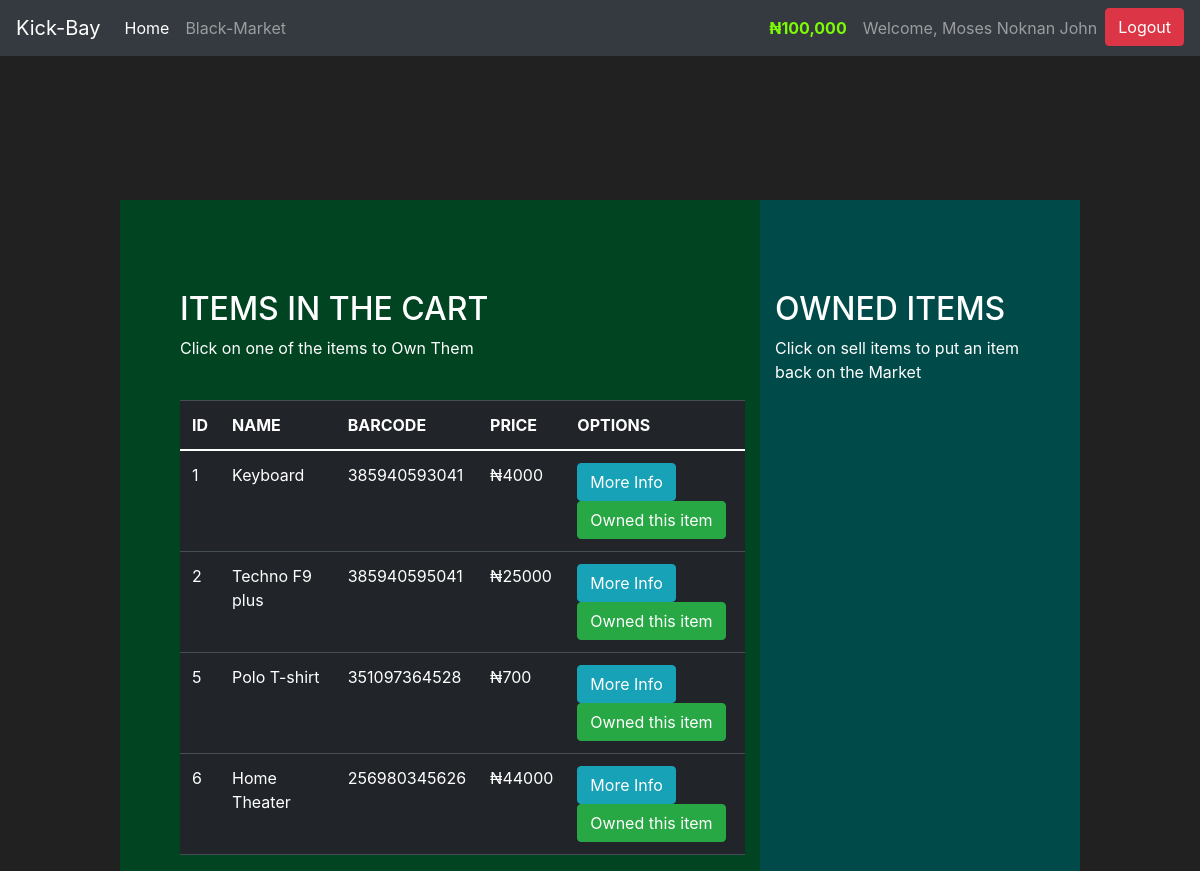
/market (signed in), run on an earlier commit of the app's database.
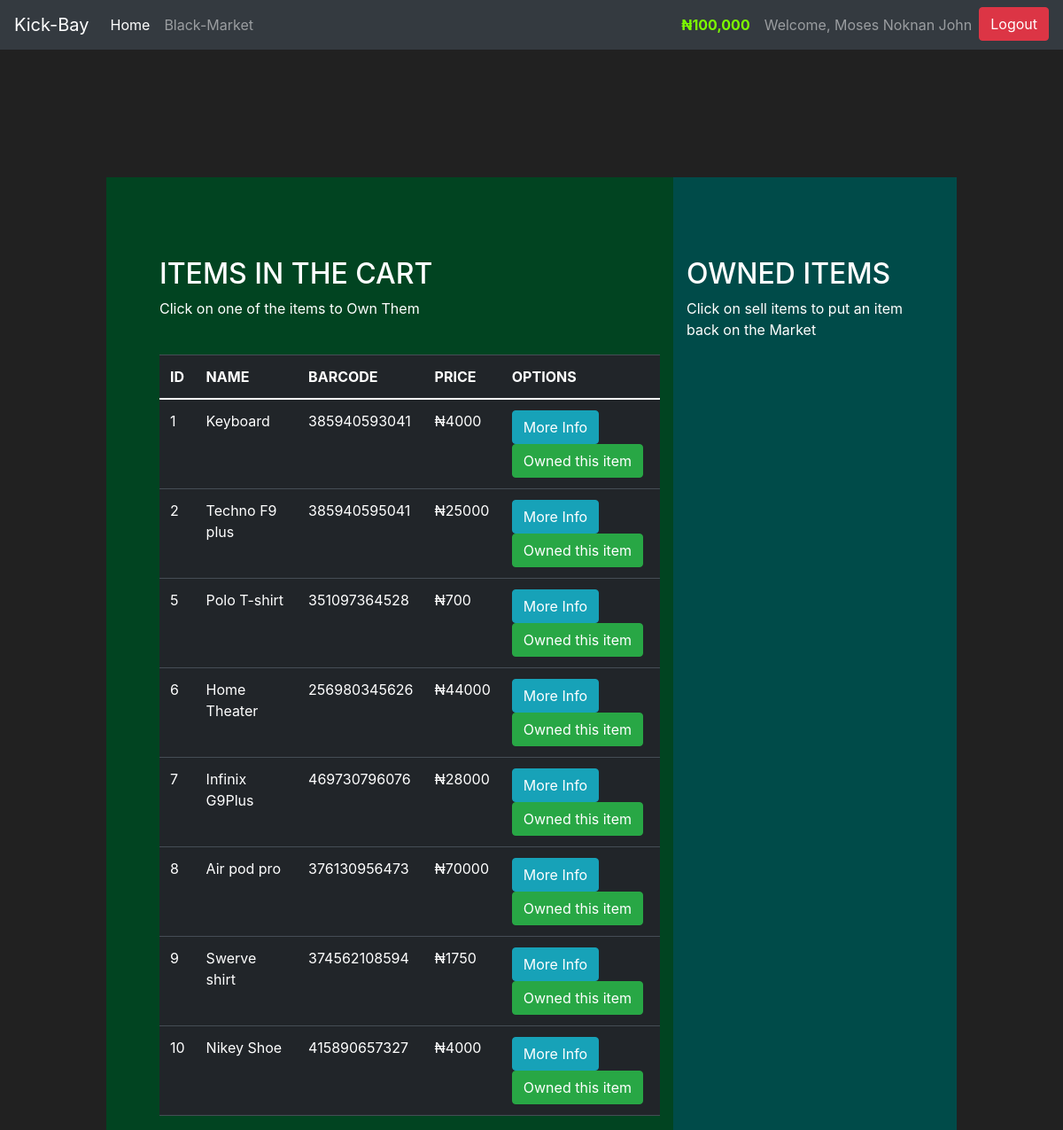
And on a later commit of the database.
### market/model.py (models this page shows, shortened)
class User(db.Model, UserMixin):
    id = db.Column(db.Integer(), primary_key=True)
    user_type = db.Column(db.Enum("1", "2", "3"), nullable=False, default="2")
    username = db.Column(db.String(length=30), nullable=False, unique=True)
    full_name = db.Column(db.String(length=40), nullable=False)
    email_address = db.Column(db.String(length=50), nullable=False, unique=True)
    password_hash = db.Column(db.String(length=60), nullable=False)
    gender = db.Column(db.Enum("Male",  "Female"), nullable=False)
    budget = db.Column(db.Integer(), nullable=False, default=100000)
    items = db.relationship('Item', backref='owned_user', lazy=True)
    @property
    def prettier_budget(self):
        if len(str(self.budget)) >= 4:
            return f'₦{str(self.budget)[:-3]},{str(self.budget)[-3:]}'
        else:
            return f'₦{self.budget}'
    @property
    def password(self):
        return self.password

class Item(db.Model):
    id = db.Column(db.Integer(), primary_key=True)
    name = db.Column(db.String(length=30), nullable=False, unique=True)
    price = db.Column(db.Integer(), nullable=False)
    barcode = db.Column(db.String(length=12), nullable=False, unique=True)
    description = db.Column(db.String(length=1024), nullable=False, unique=True)
    category = db.Column(db.Enum("Clothes", "Phone and Laptop", "Home appliances", "Bags", "Shoes", "Books", "Travelling"), nullable=False)
    color = db.Column(db.Enum("Red", "Blue", "Green", "Yellow", "Pink", "White", "Black", "Purple", "Indigo", "Grey", "Orange"), nullable=False)
    quantity = db.Column(db.Integer(), nullable=False)
    img_path = db.Column(db.String(length=130),  default="image.jpg", unique=True)
    owner = db.Column(db.Integer(), db.ForeignKey("user.id"))

### market/routes.py (the view, shortened to what this page needs)
@app.route('/market', methods=['GET', 'POST'])
@login_required
def market_page():
    purchase_form = PurchaseItemForm()
    selling_form = SellItemForm()
    if request.method == "GET":
        items = Item.query.filter_by(owner=None)
        owned_items = Item.query.filter_by(owner=current_user.id)
        return render_template('market.html', items=items, purchase_form=purchase_form, owned_items=owned_items,
                               selling_form=selling_form)

### market/model.py (called while the page is built)
@login.user_loader
def load_user(user_id):
    return User.query.get(user_id)

### market/templates/market.html (shortened to what this page needs)
{% extends 'base.html' %}
{% block table %}
<div class="row" style="margin-top:200px; margin-left:60px; margin-right:60px; padding-left:60px; padding-right:60px" >
   <div class="col-8" style="background-color:#014421; Padding-top:90px; padding-left:60px">
      <h2>ITEMS IN THE CART</h2>
      <p>Click on one of the items to Own Them</p>
      <br>
      <table class="table table-hover table-dark">
         <thead>
            <tr>
               <th scope="col">ID</th>
               <th scope="col">NAME</th>
               <th scope="col">BARCODE</th>
               <th scope="col">PRICE</th>
               <th scope="col">OPTIONS</th>
            </tr>
         </thead>
         <tbody>
            {% for item in items %}
            <tr>
               <td>{{item.id}}</td>
               <td>{{item.name}}</td>
               <td>{{item.barcode}}</td>
               <td>₦{{item.price}}</td>
               <td>
                  <button class="btn btn-outline btn-info" data-toggle="modal" data-target="#Modal-MoreInfo-{{ item.id }}">More Info</button>
                  <button class="btn btn-outline btn-success" data-toggle="modal" data-target="#Modal-PurchaseConfirm-{{ item.id }}">Owned this item</button>
               </td>
            </tr>
            {% endfor %}
         </tbody>
      </table>
   </div>
   <div class="col-4" style="background-color:#004B49; Padding-top:90px; padding-right:60px">
      <h2>OWNED ITEMS</h2>
      <p>Click on sell items to put an item back on the Market</p>
      <br>
   </div>
</div>
{% endblock %}

### market/templates/base.html (shortened to what this page needs)
<!doctype html>
<html lang="en">
   <head>
      <link href="https://cdn.jsdelivr.net/npm/bootstrap@5.1.0/dist/css/bootstrap.min.css" rel="stylesheet">
      <link href="https://cdn.jsdelivr.net/npm/bootstrap@5.1.0/dist/css/bootstrap.min.css" rel="stylesheet">
      <link rel="stylesheet" href="https://stackpath.bootstrapcdn.com/bootstrap/4.3.1/css/bootstrap.min.css">
   </head>
   <body>
      <nav class="navbar navbar-expand-md navbar-dark bg-dark fixed-top">
         <a class="navbar-brand" href="{{ url_for('home_page') }}">Kick-Bay</a>
         <div class="collapse navbar-collapse" id="navbarNav">
            <ul class="navbar-nav mr-auto">
               <li class="nav-item active">
                  <a class="nav-link" href="{{ url_for('home_page') }}">Home <span class="sr-only">(current)</span></a>
               </li>
               <li class="nav-item">
                  <a class="nav-link" href="{{ url_for('market_page') }}">Black-Market</a>
               </li>
            </ul>
            {% if current_user.is_authenticated %}
            <ul class="navbar-nav">
               <li class="nav-item">
                  <a class="nav-link" style="color: lawngreen; font-weight:bold">
                  {{ current_user.prettier_budget }}
                  </a>
               </li>
               <li class="nav-item">
                  <a class="nav-link" >Welcome, {{ current_user.full_name }}</a>
               </li>
               <li class="nav-item">
                  <a class="btn btn-md btn-danger center" href="{{ url_for('logout_page') }}">Logout</a>
               </li>
            </ul>
            {% endif %}
         </div>
      </nav>
      {% block table %}
      {% endblock %}
   </body>
</html>

### market/templates/base.html (style rules this page uses)
body { background-color: #212121; color: white }

What changed in the data, as far as the page shows it:
added Item: id "7", name "Infinix G9Plus", barcode "469730796076", price "28000"
added Item: id "8", name "Air pod pro", barcode "376130956473", price "70000"
added Item: id "9", name "Swerve shirt", barcode "374562108594", price "1750"
added Item: id "10", name "Nikey Shoe", barcode "415890657327", price "4000"
